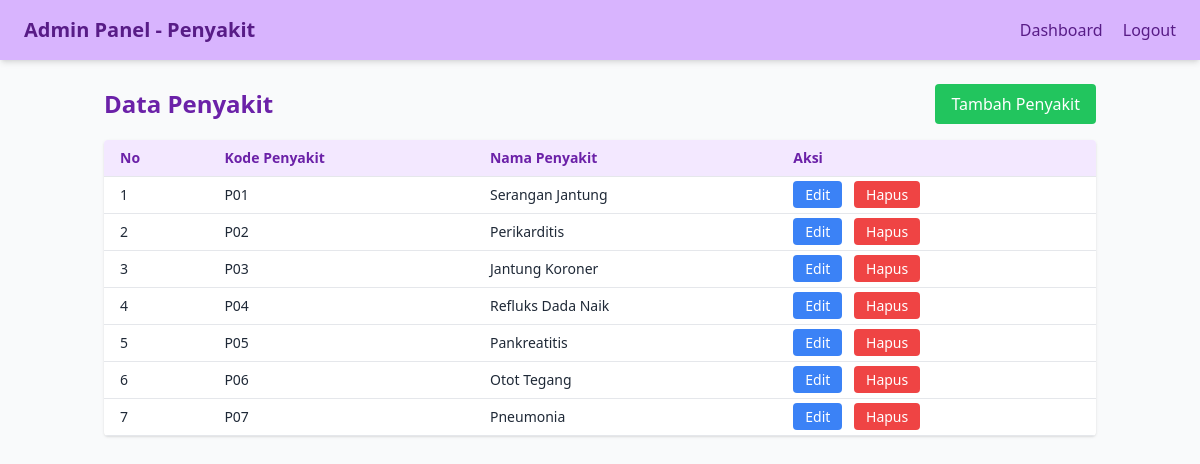
The page /Admin/penyakit.php (signed in) on the database its author committed.
### tables this page shows
CREATE TABLE `penyakit` (
  `kode_penyakit` varchar(10) NOT NULL,
  `nama_penyakit` varchar(100) NOT NULL,
  `deskripsi` text,
  `solusi` text
);

### Admin/penyakit.php (the view, shortened to what this page needs)
<?php
    include '../Auth/connect.php';
    $penyakit = [];
    $sql = "SELECT * FROM penyakit ORDER BY kode_penyakit ASC";
    $result = $conn->query($sql);
    while ($row = $result->fetch_assoc()) {
        $penyakit[] = $row;
    }
?>
<!DOCTYPE html>
<html lang="id">
    <head>
        <script src="https://cdn.tailwindcss.com"></script>
    </head>
    <body class="bg-gray-50 text-gray-800">
        <nav class="flex items-center justify-between bg-purple-300 text-purple-900 px-6 py-4 shadow-md">
            <h2 class="text-xl font-bold">Admin Panel - Penyakit</h2>
            <div class="space-x-4">
                <a href="dashboard_admin.php" class="hover:underline font-medium">Dashboard</a>
                <a href="../Auth/logout.php" class="hover:underline font-medium">Logout</a>
            </div>
        </nav>
        <div class="max-w-5xl mx-auto px-4 py-6">
            <div class="flex items-center justify-between mb-4">
                <h1 class="text-2xl font-semibold text-purple-800">Data Penyakit</h1>
                <a href="tambah_penyakit.php" class="bg-green-500 hover:bg-green-600 text-white px-4 py-2 rounded">Tambah Penyakit</a>
            </div>
            <div class="overflow-x-auto bg-white shadow rounded">
                <table class="min-w-full table-auto">
                    <thead class="bg-purple-100 text-purple-800">
                        <tr>
                            <th class="text-left px-4 py-2 border-b text-sm">No</th>
                            <th class="text-left px-4 py-2 border-b text-sm">Kode Penyakit</th>
                            <th class="text-left px-4 py-2 border-b text-sm">Nama Penyakit</th>
                            <th class="text-left px-4 py-2 border-b text-sm">Aksi</th>
                        </tr>
                    </thead>
                    <tbody>
                        <?php foreach ($penyakit as $index => $p): ?>
                            <tr class="hover:bg-purple-50">
                                <td class="px-4 py-2 border-b text-sm"><?= $index + 1; ?></td>
                                <td class="px-4 py-2 border-b text-sm"><?= htmlspecialchars($p['kode_penyakit']); ?></td>
                                <td class="px-4 py-2 border-b text-sm"><?= htmlspecialchars($p['nama_penyakit']); ?></td>
                                <td class="px-4 py-2 border-b text-sm space-x-2">
                                    <a href="edit_penyakit.php?kode=<?= urlencode($p['kode_penyakit']); ?>" class="bg-blue-500 hover:bg-blue-600 text-white px-3 py-1 rounded text-sm">Edit</a>
                                    <a href="hapus_penyakit.php?kode=<?= urlencode($p['kode_penyakit']); ?>" onclick="return confirm('Yakin ingin hapus?')" class="bg-red-500 hover:bg-red-600 text-white px-3 py-1 rounded text-sm">Hapus</a>
                                </td>
                            </tr>
                        <?php endforeach; ?>
                    </tbody>
                </table>
            </div>
        </div>
    </body>
</html>

### rows shown on the page
penyakit: kode_penyakit "P01", nama_penyakit "Serangan Jantung"
penyakit: kode_penyakit "P02", nama_penyakit "Perikarditis"
penyakit: kode_penyakit "P03", nama_penyakit "Jantung Koroner"
penyakit: kode_penyakit "P04", nama_penyakit "Refluks Dada Naik"
penyakit: kode_penyakit "P05", nama_penyakit "Pankreatitis"
penyakit: kode_penyakit "P06", nama_penyakit "Otot Tegang"
penyakit: kode_penyakit "P07", nama_penyakit "Pneumonia"
